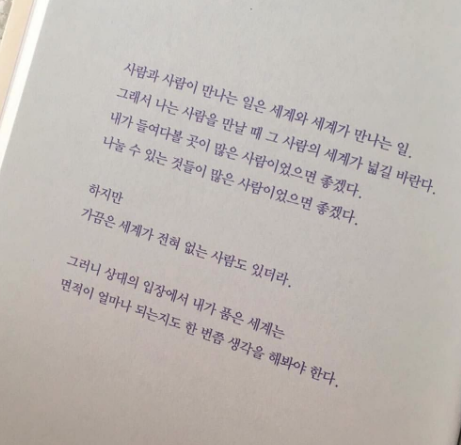
#> input picture datas/images/26.png, 461 x 445 px, found by its file name
$ python AdaptiveThreshholding3.py
#> lines starting #> are read from the running program, lines starting #| are printed output that depends on the picture; after the words box and inside, x2 and y2 are one past the last pixel; in counts of white or black regions, pixels touching at a corner belong together
from cv2 import cv2 as cv
import numpy as np
import os
#import datas.PytesseractwithKorean
import matplotlib.pyplot as plt
import pytesseract
from pytesseract import Output

try:


    img = cv.imread("datas/images/26.png", cv.IMREAD_GRAYSCALE)
#> img: shape (445, 461); min 28, max 254, mean 184.4
    #cv.imshow("Image",img)

    width,height = 250,300
    pts1 = np.float32([[126,44],[452,147],[44,296],[366,405]])
    pts2 = np.float32([[0,0],[width,0],[0,height],[width,height]])
    matrix = cv.getPerspectiveTransform(pts1,pts2)
    imgOutput = cv.warpPerspective(img,matrix,(width,height))
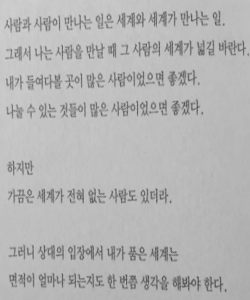
#> imgOutput: shape (300, 250); min 72, max 209, mean 181.5

    # [6 lines of commented-out code are left out]
    ret,th1 = cv.threshold(imgOutput,127,255,cv.THRESH_BINARY) # 127<pixel=0
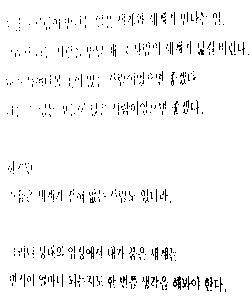
#> th1: shape (300, 250); 96.5% white; black in thin lines or dots
    th2 = cv.adaptiveThreshold(imgOutput,255,cv.ADAPTIVE_THRESH_MEAN_C,\
    cv.THRESH_BINARY,11,4)
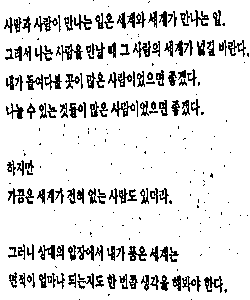
#> th2: shape (300, 250); 87.9% white; black in thin lines or dots

    th3 = cv.adaptiveThreshold(imgOutput,255,cv.ADAPTIVE_THRESH_GAUSSIAN_C,\
    cv.THRESH_BINARY,11,4)
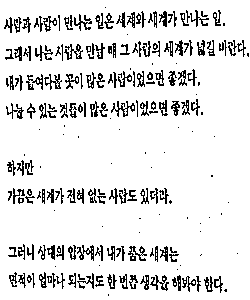
#> th3: shape (300, 250); 89.3% white; black in thin lines or dots


    titles = ['Original Image','BINARY','Adaptive Mean','Adaptive Gaussian']
    images = [img, th1, th2, th3]


    for i in range(4):
        plt.subplot(1,4,i+1);
        plt.imshow(images[i],'gray',vmin=0,vmax=255)
        plt.title(titles[i])
        plt.xticks([]),plt.yticks([])


    plt.show()
    #cv.imshow("Output",imgOutput)
    cv.waitKey(0)

except:
    pass

$ run again, with datas/images/16.png copied over datas/images/26.png
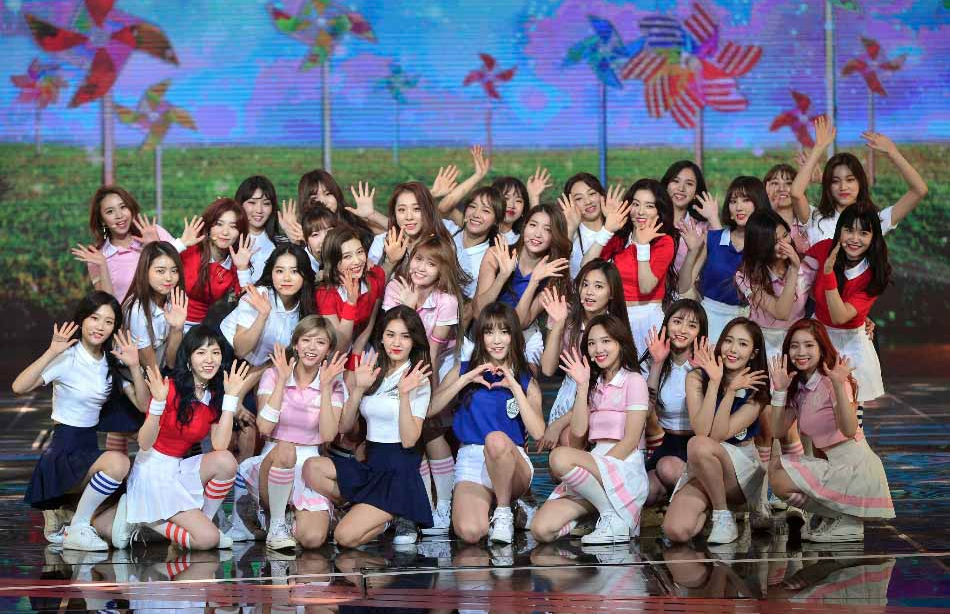
#> input picture datas/images/16.png, 953 x 614 px, found by its file name
#> `ret,th1 = cv.threshold(imgOutput,127,255,cv.THRESH_BINARY)`:
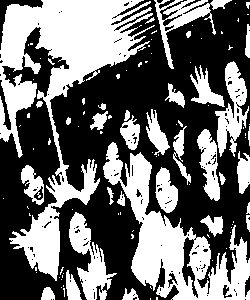
#> th1: shape (300, 250); 42.9% white; 105 white regions (72 under 20 px), largest, box (x1, y1, x2, y2) and area: (0, 0, 155, 281) 13578, (103, 142, 250, 300) 7678, (69, 212, 117, 300) 1681
#> th2: shape (300, 250); 59.9% white; 403 black regions (275 under 20 px), largest, box (x1, y1, x2, y2) and area: (5, 0, 250, 300) 17207, (8, 106, 57, 238) 1748, (21, 21, 60, 171) 1138
#> `th3 = cv.adaptiveThreshold(imgOutput,255,cv.ADAPTIVE_THRESH_GAUSSIAN_C..`:
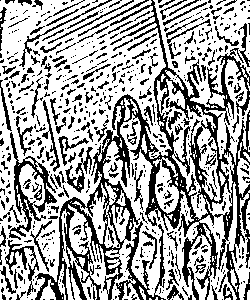
#> th3: shape (300, 250); 65.2% white; black in thin lines or dots
